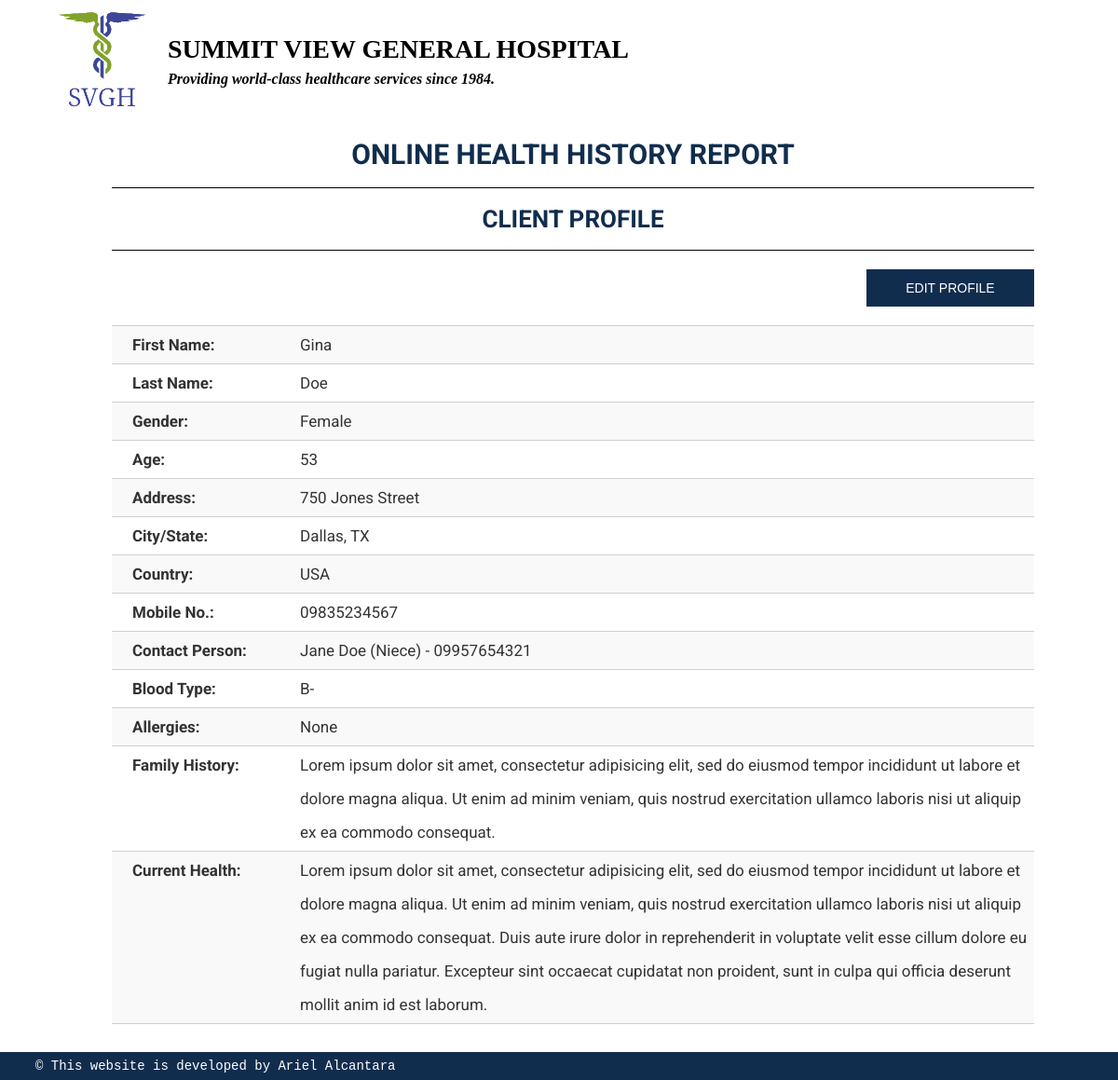
The app's page /clientprofile.php?client=2&user=3 (signed in) with its own data.
### tables this page shows
CREATE TABLE `clients` (
  `client_id` int(9) NOT NULL,
  `user_id` int(9) DEFAULT NULL,
  `gender` varchar(6) DEFAULT NULL,
  `age` tinyint(4) DEFAULT NULL,
  `address` varchar(100) DEFAULT NULL,
  `city` varchar(50) DEFAULT NULL,
  `country` varchar(50) DEFAULT NULL,
  `mobile_num` bigint(20) DEFAULT NULL,
  `blood_group` varchar(10) DEFAULT NULL,
  `allergies` text,
  `contact_person` varchar(255) DEFAULT NULL,
  `family_history` text,
  `medical_history` text,
  `current_health` text
);

CREATE TABLE `users` (
  `user_id` int(9) NOT NULL,
  `user_type` varchar(5) NOT NULL DEFAULT 'user',
  `user_uname` varchar(30) NOT NULL,
  `user_first` varchar(50) NOT NULL,
  `user_last` varchar(50) NOT NULL,
  `user_email` varchar(70) NOT NULL,
  `user_lastlogin` varchar(30) DEFAULT 'N/A',
  `user_pwd` varchar(128) NOT NULL
);

### includes/clientprofile.inc.php (the view, shortened to what this page needs)
<?php
require_once 'dbconnect.inc.php';
$client = $_GET["client"];
$sql = "SELECT user_first, user_last, gender, age, address, city, country, mobile_num, blood_group, allergies, contact_person, family_history, medical_history, current_health
FROM users AS u
INNER JOIN clients AS c ON c.user_id = u.user_id
WHERE client_id = $client;";
$result = mysqli_query($conn, $sql);
$resultCheck = mysqli_num_rows($result);
if ($resultCheck > 0) {
	while ($row = mysqli_fetch_assoc($result)) {
		echo "<tr>
				<td><b>First Name:</b></td>
				<td>" . $row['user_first'] . "</td>
			</tr>
			<tr>
				<td><b>Last Name:</b></td>
				<td>" . $row['user_last'] . "</td>
			</tr>
			<tr>
				<td><b>Gender:</b></td>
				<td>" . $row['gender'] . "</td>
			</tr>
			<tr>
				<td><b>Age:</b></td>
				<td>" . $row['age'] . "</td>
			</tr>
			<tr>
				<td><b>Address:</b></td>
				<td>" . $row['address'] . "</td>
			</tr>
			<tr>
				<td><b>City/State:</b></td>
				<td>" . $row['city'] . "</td>
			</tr>
			<tr>
				<td><b>Country:</b></td>
				<td>" . $row['country'] . "</td>
			</tr>
			<tr>
				<td><b>Mobile No.:</b></td>
				<td>" . "0" . $row['mobile_num'] . "</td>
			</tr>
			<tr>
				<td><b>Contact Person:</b></td>
				<td>" . $row['contact_person'] . "</td>
			</tr>
			<tr>
				<td><b>Blood Type:</b></td>
				<td>" . $row['blood_group'] . "</td>
			</tr>
			<tr>
				<td><b>Allergies:</b></td>
				<td>" . $row['allergies'] . "</td>
			</tr>
			<tr>
				<td><b>Family History:</b></td>
				<td>" . $row['family_history'] . "</td>
			</tr>
			<tr>
				<td><b>Current Health:</b></td>
				<td>" . $row['current_health'] . "</td>
			</tr>";
	}
}

### styles/style.css (style rules this page uses)
* { box-sizing: border-box; }
html { font-size: 16px; }
body { margin: 0; padding: 0 0 2rem 0; font-family: "Roboto", "Helvetica", sans-serif; }
#page-content table tr:nth-of-type(odd) { background-color: #f9f9f9 }
#page-content table tr td { padding: 0.1rem; color: #333333; border-bottom: 0.00625rem solid #CFCFCF; border-top: 0.00625rem solid #CFCFCF; text-indent: 1rem; }
#client-profile table tr td { text-indent: 0; }
#client-profile table tr td:nth-of-type(1) { width: 10rem; text-indent: 1rem; }
@media only screen and (min-width: 600px) { :root { font-size: 17px; } }
@media only screen and (min-width: 770px) { body { font-size: 17px; } }
@media only screen and (min-width: 1024px) { :root { font-size: 20px; } }

### records on screen
clients: user.user_first "Gina", user.user_last "Doe", gender "Female", age "53", address "750 Jones Street", city "Dallas, TX", country "USA", mobile_num "9835234567", contact_person "Jane Doe (Niece) - 09957654321", blood_group "B-", allergies "None", family_history "Lorem ipsum dolor sit amet, consectetur adipisicing elit, sed do eiusmod tempor incididunt ut labore et dolore magna aliqua. Ut enim ad minim veniam, quis nostrud exercitation ullamco laboris nisi ut aliquip ex ea commodo consequat.", current_health "Lorem ipsum dolor sit amet, consectetur adipisicing elit, sed do eiusmod tempor incididunt ut labore et dolore magna aliqua. Ut enim ad minim veniam, quis nostrud exercitation ullamco laboris nisi ut aliquip ex ea commodo consequat. Duis aute irure dolor in reprehenderit in voluptate velit esse cillum dolore eu fugiat nulla pariatur. Excepteur sint occaecat cupidatat non proident, sunt in culpa qui officia deserunt mollit anim id est laborum."
